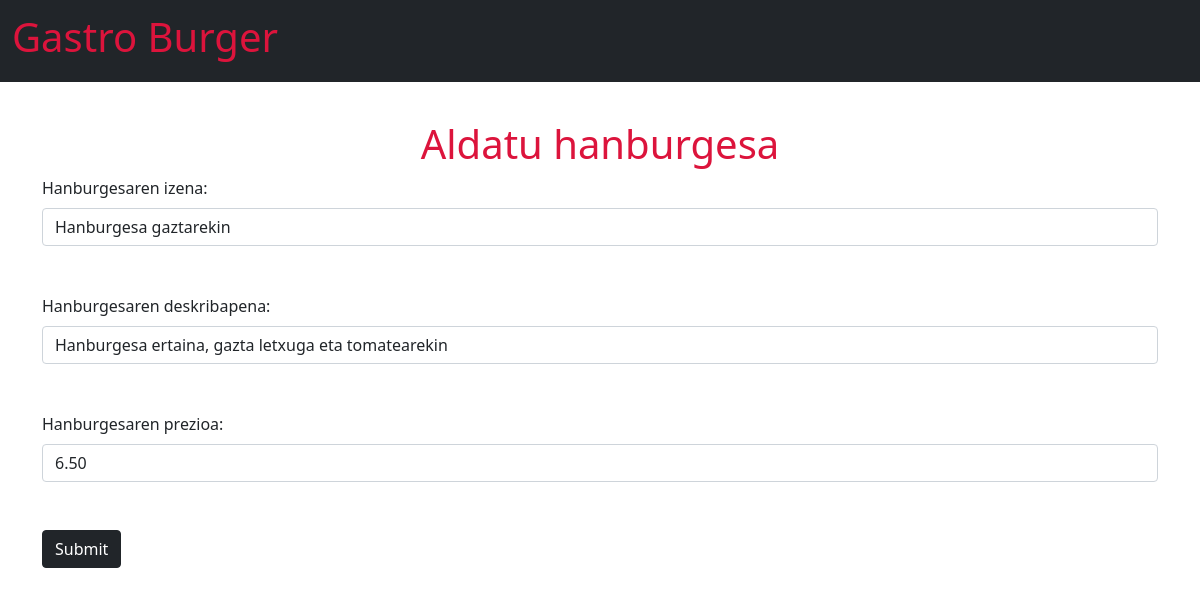
Page /menua/update/8 on the committed database.
### hanburgesa/models.py (models this page shows, shortened)
class Hanburgesa(models.Model):
    id = models.AutoField(primary_key=True)
    izena = models.CharField(max_length=50)
    deskribapena = models.CharField(max_length=100)
    prezioa = models.DecimalField(max_digits=4, decimal_places=2, validators=[
        MinValueValidator(0)])

### hanburgesa/views.py (the view)
# urls.py: path('menua/update/<int:id>',views.update,name='update'),
def update(request, id):
    hanburgesa = Hanburgesa.objects.get(id=id)
    return render(request, 'update.html', {'hanburgesa': hanburgesa})

### hanburgesa/templates/update.html (shortened to what this page needs)
{% extends "base.html" %}
{% load static %}
  {% block page_content %}
    <nav class="navbar navbar-light fixed-top bg-dark">
        <div class="container-fluid">
          <span class="navbar-brand mb-0 h1"><h1>Gastro Burger</h1></span>
        </div>
      </nav>
      <div class="container margin-top">
        <h1>Aldatu hanburgesa</h1>
      <form action="updaterecord/{{ hanburgesa.id }}" method="post">
        {% csrf_token %} <label class="form-label">Hanburgesaren izena:</label>
        <input type="text" name="izena" class="form-control" value="{{hanburgesa.izena}}"/>
        <br /><br />
        <label class="form-label">Hanburgesaren deskribapena:</label>
        <input type="text" name="deskribapena" class="form-control" value="{{hanburgesa.deskribapena}}" required>
        <br/><br/>
        <label class="form-label">Hanburgesaren prezioa:</label>
        <input type="number" step="0.01" min="0" name="prezioa" class="form-control" value="{{hanburgesa.prezioa}}" required/>
        <br/><br/>
        <input class="btn btn-dark" type="submit" value="Submit" />
      </form>
      </div>
      {% endblock page_content%}

### hanburgesa/static/css/hanburgesa.css (style rules this page uses)
h1 { text-align: center; color:crimson; }
.margin-top { margin-top: 120px; margin-bottom: 60px; }

### rows in the picture
Hanburgesa: izena "Hanburgesa gaztarekin", deskribapena "Hanburgesa ertaina, gazta letxuga eta tomatearekin", prezioa "6.50"
